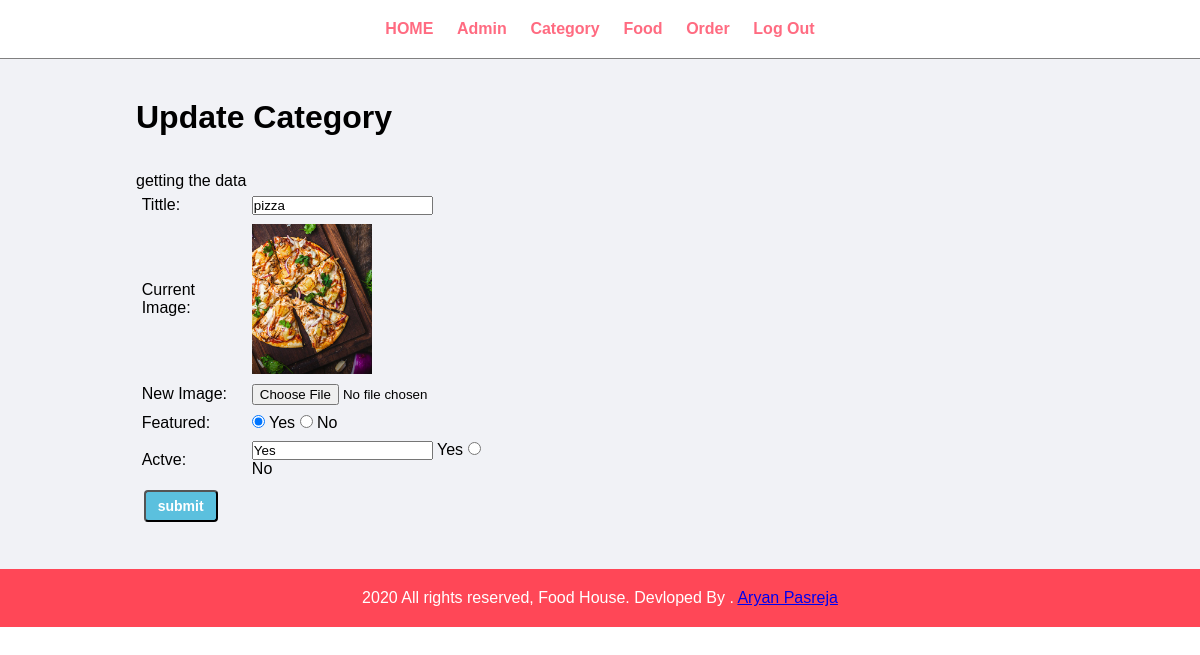
Screenshot of /admin/update-category.php?id=14 (signed in) with the database file from the repository.
### tables this page shows
CREATE TABLE `tbl_category` (
  `id` int(10) UNSIGNED NOT NULL,
  `tittle` varchar(100) NOT NULL,
  `image_name` varchar(255) NOT NULL,
  `featured` varchar(10) NOT NULL,
  `active` varchar(10) NOT NULL
);

### admin/update-category.php (the view, shortened to what this page needs)
<?php include('partials/menu.php'); ?>
<div class="main-content">
    <div class="wrapper">
        <h1>Update Category</h1>
        <br><br>
        <?php
        if(isset($_GET['id'])){
            echo"getting the data";
            $id = $_GET['id'];
            $sql = "SELECT * FROM tbl_category WHERE id=$id";
            $res = mysqli_query($conn, $sql);
            $count = mysqli_num_rows($res);
            if($count == 1) {
                $row = mysqli_fetch_assoc($res);
                $tittle = $row['tittle'];
                $current_image = $row['image_name'];
                $featured = $row['featured'];
                $active = $row['active'];
            }
            else{
                $_SESSION['no-category-found'] = "<div class='error'>Category Not Found</div>";
                header('location:'.SITEURL.'admin/manage-category.php');
            }
        }
        else{
            header('location:'.SITEURL.'admin/manage-category.php');
        }
        ?>
        <form action="" method="POST" enctype="multipart/form-data">
        <table class="tbl-40">
            <tr>
                <td>Tittle: </td>
                <td>
                    <input type="text" name="tittle" value="<?php echo $tittle; ?>">
                </td>
            </tr>
            <tr>
                <td>Current Image: </td>
                <td>
                    <?php
                    if($current_image != "") {
                        ?>
                        <img src="<?php echo SITEURL; ?>images/category/<?php echo $current_image; ?>" width="120px">
                        <?php
                    }
                    else{
                        echo "<div class='error'>Imange Not Added</div>";
                    }
                    ?>
                </td>
            </tr>
            <tr>
                <td>New Image: </td>
                <td>
                    <input type="file" name="image">
                </td>
            </tr>
            <tr>
                <td>Featured: </td>
                <td>
                    <input <?php if($featured == "Yes"){echo "checked";} ?> type="radio" name="featured" value="Yes"> Yes
                    <input <?php if($featured == "No"){echo "checked";} ?> type="radio" name="featured" value="No"> No
                </td>
            </tr>
            <tr>
                <td>Actve: </td>
                <td>
                    <input <?php if($active == "Yes"){echo "checked";} ?>type="radio" name="active" value="Yes"> Yes
                    <input <?php if($active == "No"){echo "checked";} ?> type="radio" name="active" value="No"> No
                </td>
            </tr>
            <tr>
                <td>
                    <input type="submit" name="submit" value="submit" value="update-category" class="btn-secondary">
                </td>
            </tr>
        </table>
        </form>
    </div>
</div>
<?php include('partials/footer.php'); ?>

### css/admin.css (style rules this page uses)
* { margin: 0; padding: 0; font-family: Arial, Helvetica, sans-serif; }
.wrapper { padding: 1%; width: 80%; margin: 0 auto; }
.tbl-40 { width: 40%; }
table tr td { padding: 1%; }
.btn-secondary { background-color: #7bed9f; padding: 1%; color: black; text-decoration: none; font-weight: bold; }
.main-content { background-color: #f1f2f6; padding: 3% 0; }
.btn-primary, .btn-secondary, .btn-danger { display: inline-block; padding: 6px 12px; margin: 2px; text-decoration: none; border-radius: 4px; font-size: 14px; }
.btn-secondary { background-color: #5bc0de; color: white; }
.wrapper { max-width: 1200px; margin: 0 auto; padding: 20px; }
.main-content { padding: 20px; }

### rows the page displays
tbl_category: tittle "pizza", image_name (picture), featured "☑", active "Yes"
